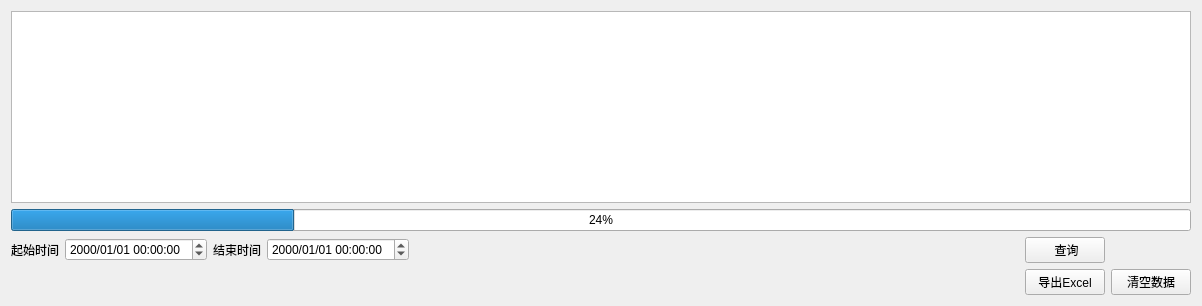
          <widget class="QWidget" name="tab_fstab">
           <attribute name="title">
            <string>风速数据</string>
           </attribute>
           <layout class="QGridLayout" name="gridLayout_36">
            <item row="0" column="0" colspan="7">
             <widget class="QTableView" name="tbvFanSpdDatas"/>
            </item>
            <item row="1" column="0" colspan="7">
             <widget class="QProgressBar" name="prgExportFanSpdData">
              <property name="value">
               <number>24</number>
              </property>
             </widget>
            </item>
            <item row="2" column="0">
             <widget class="QLabel" name="label_196">
              <property name="text">
               <string>起始时间</string>
              </property>
              <property name="alignment">
               <set>Qt::AlignRight|Qt::AlignTrailing|Qt::AlignVCenter</set>
              </property>
             </widget>
            </item>
            <item row="2" column="1">
             <widget class="QDateTimeEdit" name="dteFanSpdStart">
              <property name="sizePolicy">
               <sizepolicy hsizetype="Preferred" vsizetype="Fixed">
                <horstretch>0</horstretch>
                <verstretch>0</verstretch>
               </sizepolicy>
              </property>
              <property name="minimumSize">
               <size>
                <width>142</width>
                <height>20</height>
               </size>
              </property>
              <property name="displayFormat">
               <string>yyyy/MM/dd HH:mm:ss</string>
              </property>
             </widget>
            </item>
            <item row="2" column="2">
             <widget class="QLabel" name="label_197">
              <property name="text">
               <string>结束时间</string>
              </property>
              <property name="alignment">
               <set>Qt::AlignRight|Qt::AlignTrailing|Qt::AlignVCenter</set>
              </property>
             </widget>
            </item>
            <item row="2" column="3">
             <widget class="QDateTimeEdit" name="dteFanSpdEnd">
              <property name="sizePolicy">
               <sizepolicy hsizetype="Preferred" vsizetype="Fixed">
                <horstretch>0</horstretch>
                <verstretch>0</verstretch>
               </sizepolicy>
              </property>
              <property name="minimumSize">
               <size>
                <width>142</width>
                <height>20</height>
               </size>
              </property>
              <property name="displayFormat">
               <string>yyyy/MM/dd HH:mm:ss</string>
              </property>
             </widget>
            </item>
            <item row="2" column="4">
             <spacer name="horizontalSpacer_60">
              <property name="orientation">
               <enum>Qt::Horizontal</enum>
              </property>
              <property name="sizeHint" stdset="0">
               <size>
                <width>604</width>
                <height>20</height>
               </size>
              </property>
             </spacer>
            </item>
            <item row="2" column="5">
             <widget class="QPushButton" name="btFanSpdQuerry">
              <property name="text">
               <string> 查询</string>
              </property>
             </widget>
            </item>
            <item row="3" column="0" colspan="5">
             <spacer name="horizontalSpacer_62">
              <property name="orientation">
               <enum>Qt::Horizontal</enum>
              </property>
              <property name="sizeHint" stdset="0">
               <size>
                <width>900</width>
                <height>20</height>
               </size>
              </property>
             </spacer>
            </item>
            <item row="3" column="5">
             <widget class="QPushButton" name="btFanSpdExport">
              <property name="text">
               <string>导出Excel</string>
              </property>
             </widget>
            </item>
            <item row="3" column="6">
             <widget class="QPushButton" name="btClearFanSpd">
              <property name="text">
               <string>清空数据</string>
              </property>
             </widget>
            </item>
           </layout>
          </widget>
